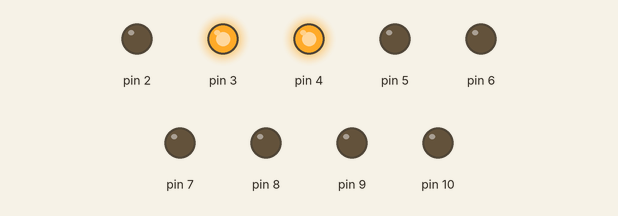
Recording of a sketch running on a simulated Arduino Uno, built with avr-gcc and run on an emulated ATmega328P. On the bench: output pins drawn as LEDs (lit = HIGH).

Above: at 0.2 s.
At 1.0 s:
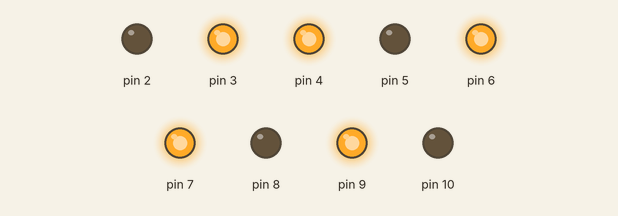
At 1.4 s:
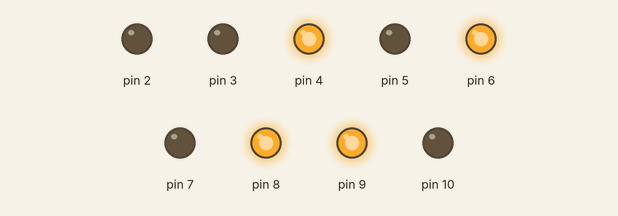
At 2.2 s:
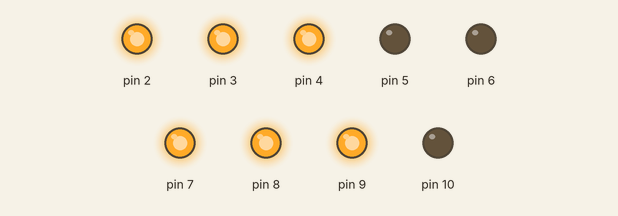
At 3.4 s:
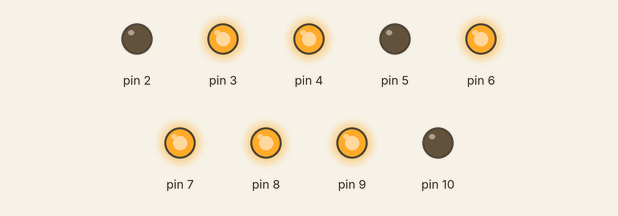
At 4.6 s:
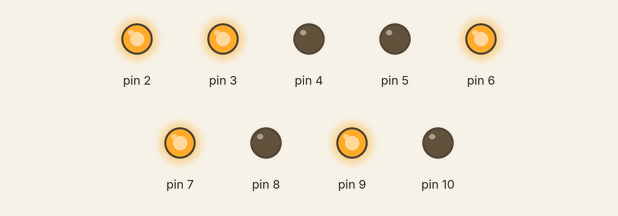
Timing chart, 0 to 5.2 s (numbered marks = the images above):
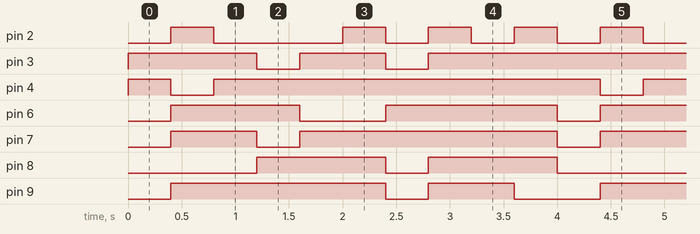

The sketch:

Programa_08.ino
```cpp
// MINICURSO DE ARDUINO
// DIA 4
// 11º PROGRAMA

byte digitos [11][8] =
{//A, B, C, P, D, E, F, G
  {1, 1, 1, 0, 1, 1, 1, 0}, // 0
  {0, 1, 1, 0, 0, 0, 0, 0}, // 1
  {1, 1, 0, 0, 1, 1, 0, 1}, // 2
  {0, 1, 1, 0, 1, 1, 0, 1}, // 3
  {0, 0, 1, 0, 1, 0, 1, 1}, // 4
  {0, 1, 1, 0, 0, 1, 1, 1}, // 5
  {1, 1, 1, 0, 0, 1, 1, 1}, // 6
  {0, 0, 1, 0, 1, 1, 0, 0}, // 7
  {1, 1, 1, 0, 1, 1, 1, 1}, // 8
  {0, 1, 1, 0, 1, 1, 1, 1}, // 9
  {0, 0, 0, 1, 0, 0, 0, 0} // Ponto
};

int i = 0;

void setup()
{
  for(int i = 2; i < 11; i++)
    pinMode(i, OUTPUT);
}

void loop()
{

    i++;
    if(i == 10)
      i = 0;
    escreveDigito(i);
    delay(400);
}

void escreveDigito(int n)
{
  for(int i = 0; i < 8; i++)
    digitalWrite( (i + 2), digitos[n][i]);
}
```

Measured:
- by itself, pin 2: repeats every 4.0 s: LOW 1.2 s, 3 × (HIGH 0.40 s, LOW 0.40 s), HIGH 0.40 s
- by itself, pin 3: repeats every 4.0 s: LOW 0.40 s, HIGH 0.80 s, LOW 0.40 s, HIGH 2.4 s
- by itself, pin 4: repeats every 4.0 s: LOW 0.40 s, HIGH 3.6 s
- by itself, pin 6: repeats every 4.0 s: LOW 0.80 s, HIGH 1.6 s, LOW 0.40 s, HIGH 1.2 s
- by itself, pin 7: repeats every 4.0 s: LOW 0.40 s, HIGH 2.4 s, LOW 0.40 s, HIGH 0.80 s
- by itself, pin 8: repeats every 4.0 s: LOW 0.40 s, HIGH 1.2 s, LOW 1.2 s, HIGH 1.2 s
- by itself, pin 9: repeats every 4.0 s: LOW 0.40 s, HIGH 0.80 s, LOW 0.80 s, HIGH 2.0 s
